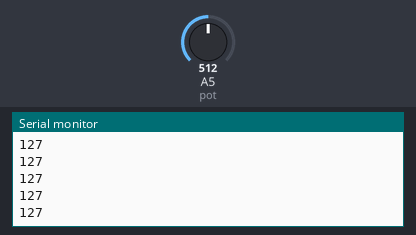
Bench run of a sketch on a simulated Arduino Uno, built with avr-gcc and run on an emulated ATmega328P. On the bench: the last lines printed to the serial monitor. The test bench sets the inputs (shaded band); at power-on: A5 (pot) = 512.

Above: at 1.2 s.
1.3 s: A5 (pot) set to 716
At 2.4 s:
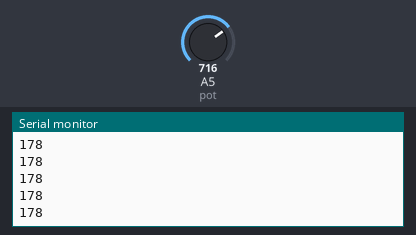
2.8 s: A5 (pot) set to 900
At 3.9 s:
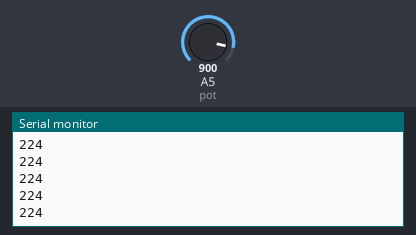
Timing chart, 0 to 5.8 s (numbered marks = the images above; inputs shaded):
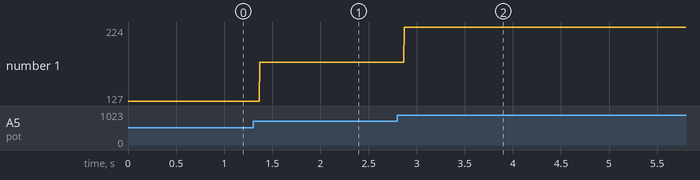

The sketch:

ControlRemotoHC12.ino
```cpp
#include <SoftwareSerial.h>
SoftwareSerial HC12(10, 11); // HC-12 TX Pin, HC-12 RX Pin
int pot = A5;
void setup() {
  Serial.begin(9600);             // Serial port to computer
  HC12.begin(9600);               // Serial port to HC12
  pinMode(pot,INPUT);
}
void loop() {
  int val = map(analogRead(pot),0,1024,0,255);
  HC12.write(val);      // Send that data to HC-12
  Serial.println(val);
}
```

Measured:
- after the input at 1.3 s, the serial monitor: prints a new line after 0.07 s (image 1)
- after the input at 2.8 s, the serial monitor: prints a new line after 0.07 s (image 2)
- plotted number 1: 127 → 178 after the input at 1.3 s, 178 → 224 after the input at 2.8 s
